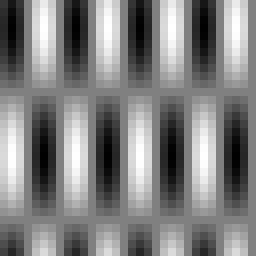
%> input picture lab12/dwieFale.bmp, 32 x 32 px (shown 8 times larger)
$ octave zad1.m   (GNU Octave 9; MATLAB toolbox functions it lacks are replaced by stand-ins)
%> lines starting %> are read from the running program, lines starting %| are printed output that depends on the picture
clearvars; close all; clc;

i1 = imread('dwieFale.bmp');
%> i1 is the input picture: size 32x32 uint8; min 1, max 255, mean 128

f = fft2(i1);
fshitft = fftshift(f);
ampl = log10(abs(fshitft)+1);
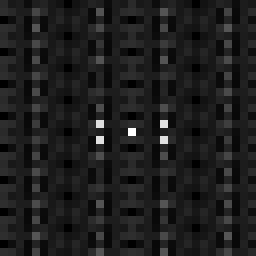
%> ampl: size 32x32 double (shown 8 times larger); min 0, max 5.12, mean 0.6; drawn with min black and max white
ang = angle(fshitft.*(ampl>0.0001));
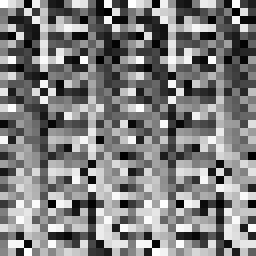
%> ang: size 32x32 double (shown 8 times larger); min -3.14, max 3.14, mean 0.00614; drawn with min black and max white

figure;
subplot(3,1,1)
imshow(i1)
subplot(3,1,2)
imshow(ampl, [])
subplot(3,1,3)
imshow(ang, [])
